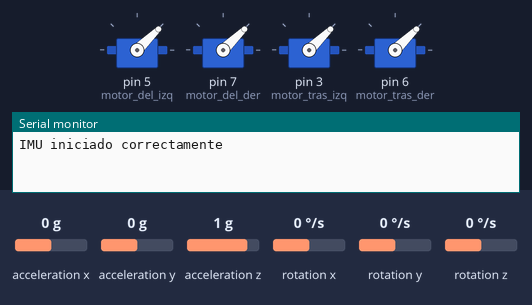
Simulated run of this sketch. Board: Arduino Mega 2560, built with avr-gcc and run on an emulated ATmega2560. On the bench: 4 × servo, the last lines printed to the serial monitor. The inputs (shaded band) are chosen by the test bench; at power-on: acceleration z 1 g, acceleration x 0 g, acceleration y 0 g, rotation x 0 °/s, rotation y 0 °/s, rotation z 0 °/s.

Above: at 0.1 s.
At 3.2 s:
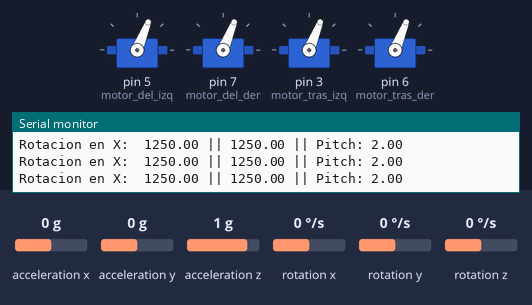
3.3 s: acceleration z set to 0 g
At 4.3 s:
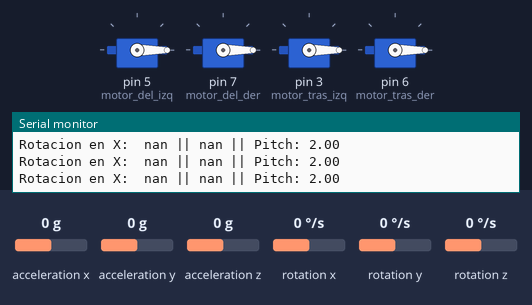
Timing chart, 0 to 6.3 s (numbered marks = the images above; inputs shaded):
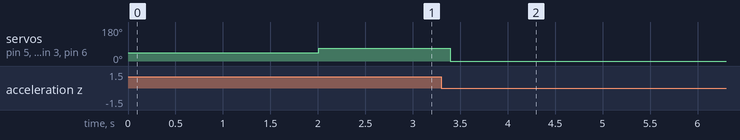

The sketch:

PID_MPU.ino
```cpp
// // #include <Wire.h>
// // #include <Servo.h>
// // #define MIN 1500
// // #define MAX 2000
// //
// // Servo motor_del_izq;
// // Servo motor_del_der;
// // Servo motor_tras_izq;
// // Servo motor_tras_der;
// //
// int input_YAW;
// int input_PITCH;
// int input_ROLL;
// int input_THROTTLE = 1600;
//
// float elapsedTime, time, timePrev;
// int gyro_error = 0;
// float Gyr_rawX, Gyr_rawY, Gyr_rawZ;
// float Gyro_angle_x, Gyro_angle_y;
// float Gyro_raw_error_x, Gyro_raw_error_y;
//
// // Variables del acelerometro
// int acc_error = 0;
// float rad_to_deg = 180/3.141592654;
// float Acc_rawX, Acc_rawY, Acc_rawZ;
// float Acc_angle_x, Acc_angle_y;
// float Acc_angle_error_x, Acc_angle_error_y;
//
// float Total_angle_x, Total_angle_y;
//
// int i;
// int mot_activated = 0;
// long activate_count = 0;
// long des_activate_count = 0;
// //
// //////////////////////////////PID FOR ROLL///////////////////////////
// float roll_PID, pwm_tras_der, pwm_tras_izq, pwm_del_izq, pwm_del_der, roll_error, roll_previous_error;
// float roll_pid_p=0;
// float roll_pid_i=0;
// float roll_pid_d=0;
// ///////////////////////////////ROLL PID CONSTANTS////////////////////
// double roll_kp=3.90;//3.55
// double roll_ki=0.007;//0.003
// double roll_kd=2.5;//2.05
// float roll_desired_angle = 0;
//
// //////////////////////////////PID FOR PITCH//////////////////////////
// float pitch_PID, pitch_error, pitch_previous_error;
// float pitch_pid_p=0;
// float pitch_pid_i=0;
// float pitch_pid_d=0;
// ///////////////////////////////PITCH PID CONSTANTS///////////////////
// double pitch_kp=3.90;//3.55
// double pitch_ki=0.007;//0.003
// double pitch_kd=2.5;//2.05
// float pitch_desired_angle = 0;
// //
// //
// // bool Calibrar(){
// //   Serial.println("Sending 180 throttle");
// //   motor_del_izq.write(180);
// //   motor_tras_izq.write(180);
// //   motor_del_der.write(180);
// //   motor_tras_der.write(180);
// //   delay(2000);
// //   Serial.println("Conecta la bateria");
// //   delay(8000);
// //   Serial.println("Dale al 0 para empezar");
// //
// //   if(Serial.available())
// //   {
// //     char data;
// //     data = Serial.read();
// //     switch (data)
// //     { // 0
// //       case 48:
// //               for (int i=1350; i<=2000; i++) {
// //                   Serial.print("Speed = ");
// //                   Serial.println(i);
// //
// //                   motor_del_izq.writeMicroseconds(i);
// //                   motor_tras_izq.writeMicroseconds(i);
// //                   motor_del_der.writeMicroseconds(i);
// //                   motor_tras_der.writeMicroseconds(i);
// //
// //                   delay(200);
// //                 }
// //                 Serial.println("STOP");
// //                 motor_del_izq.write(0);
// //                 motor_tras_izq.write(0);
// //                 motor_del_der.write(0);
// //                 motor_tras_der.write(0);
// //                 return true;
// //     }
// //   }
// // }
// //
// //
// // void setup() {
// //   time = millis(); // Medición del tiempo
// //   // Se envia el valor minimo al ESC para que se calibre
// //   motor_del_izq.attach(3, 1300, 2000);
// //   motor_del_der.attach(5, 1300, 2000);
// //   motor_tras_izq.attach(6, 1300, 2000);
// //   motor_tras_der.attach(7, 1300, 2000);
// //
// //   // Conexion con el MPU6050
// //   Wire.begin();
// //   Wire.beginTransmission(0x68);
// //   Wire.write(0x6B);
// //   Wire.write(0x00);
// //   Wire.endTransmission(true);
// //
// //   Wire.begin();
// //   Wire.beginTransmission(0x68);
// //   Wire.write(0x1B);
// //   Wire.write(0x10);
// //   Wire.endTransmission(true);
// //
// //   Wire.begin();
// //   Wire.beginTransmission(0x68);
// //   Wire.write(0x1C);
// //   Wire.write(0x10);
// //   Wire.endTransmission(true);
// //
// //   Serial.begin(9600);
// //
// //   // while(Calibrar() == false)  // Función para la calibración
// //   // {
// //   //   Calibrar();
// //   // }
// //
// //   delay(1000);
// //   time = millis();
// //
// //
// //   // Calculamos el error del giroscopio antes del loop
// //   // Le damos un valor de 200, será suficiente
// //   if(gyro_error==0)
// //   {
// //     for(int i=0; i<200; i++)
// //     {
// //       Wire.beginTransmission(0x68);
// //       Wire.write(0x43);
// //       Wire.endTransmission(false);
// //       Wire.requestFrom(0x68,4,true);
// //
// //       Gyr_rawX=Wire.read()<<8|Wire.read();
// //       Gyr_rawY=Wire.read()<<8|Wire.read();
// //
// //       /*---X---*/
// //       Gyro_raw_error_x = Gyro_raw_error_x + (Gyr_rawX/32.8);
// //       /*---Y---*/
// //       Gyro_raw_error_y = Gyro_raw_error_y + (Gyr_rawY/32.8);
// //       if(i==199)
// //       {
// //         Gyro_raw_error_x = Gyro_raw_error_x/200;
// //         Gyro_raw_error_y = Gyro_raw_error_y/200;
// //         gyro_error=1;
// //       }
// //     }
// //   }
// //
// //   // Calculamos el error del acelerometro antes del loop
// //   // Le damos un valor de 200, con eso será suficiente
// //
// //   if(acc_error==0)
// //   {
// //     for(int a=0; a<200; a++)
// //     {
// //       Wire.beginTransmission(0x68);
// //       Wire.write(0x3B);
// //       Wire.endTransmission(false);
// //       Wire.requestFrom(0x68,6,true);
// //
// //       Acc_rawX=(Wire.read()<<8|Wire.read())/4096.0 ;  // Cada valor necesita dos registros
// //       Acc_rawY=(Wire.read()<<8|Wire.read())/4096.0 ;
// //       Acc_rawZ=(Wire.read()<<8|Wire.read())/4096.0 ;
// //
// //
// //       /*---X---*/
// //       Acc_angle_error_x = Acc_angle_error_x + ((atan((Acc_rawY)/sqrt(pow((Acc_rawX),2) + pow((Acc_rawZ),2)))*rad_to_deg));
// //       /*---Y---*/
// //       Acc_angle_error_y = Acc_angle_error_y + ((atan(-1*(Acc_rawX)/sqrt(pow((Acc_rawY),2) + pow((Acc_rawZ),2)))*rad_to_deg));
// //
// //       if(a==199)
// //       {
// //         Acc_angle_error_x = Acc_angle_error_x/200;
// //         Acc_angle_error_y = Acc_angle_error_y/200;
// //         acc_error=1;
// //       }
// //     }
// //   }
// // }// Fin del setup
// //
// //
// // void loop() {
// //
// //     // while (!Serial.available()); // Comprueba si el puerto para leer datos está abierto
// //
// // /////////////////////////////I M U/////////////////////////////////////
//     timePrev = time;
//     time = millis(); // Se lee otra vez el tiempo
//     elapsedTime = (time - timePrev) / 1000; // Se para a segundos
// //
// //     // Lectura del giroscopio
// //      Wire.beginTransmission(0x68);
// //      Wire.write(0x43);
// //      Wire.endTransmission(false);
// //      Wire.requestFrom(0x68,4,true);
// //
// //      Gyr_rawX = Wire.read()<<8|Wire.read();
// //      Gyr_rawY = Wire.read()<<8|Wire.read();
// //
// //      /*---X---*/
// //      Gyr_rawX = (Gyr_rawX/32.8) - Gyro_raw_error_x;
// //      /*---Y---*/
// //      Gyr_rawY = (Gyr_rawY/32.8) - Gyro_raw_error_y;
// //
// //      /*---X---*/
// //      Gyro_angle_x = Gyr_rawX*elapsedTime;
// //      /*---X---*/
// //      Gyro_angle_y = Gyr_rawY*elapsedTime;
// //
// //      Wire.beginTransmission(0x68);
// //      Wire.write(0x3B);
// //      Wire.endTransmission(false);
// //      Wire.requestFrom(0x68,6,true);
// //
// //      // Lectura de datos
// //      Acc_rawX=(Wire.read()<<8|Wire.read())/4096.0 ;
// //      Acc_rawY=(Wire.read()<<8|Wire.read())/4096.0 ;
// //      Acc_rawZ=(Wire.read()<<8|Wire.read())/4096.0 ;
// //
// //      /*---X---*/
// //      Acc_angle_x = (atan((Acc_rawY)/sqrt(pow((Acc_rawX),2) + pow((Acc_rawZ),2)))*rad_to_deg) - Acc_angle_error_x;
// //      /*---Y---*/
// //      Acc_angle_y = (atan(-1*(Acc_rawX)/sqrt(pow((Acc_rawY),2) + pow((Acc_rawZ),2)))*rad_to_deg) - Acc_angle_error_y;
// //
// //      //////////////////////////////////////Total angle and filter/////////////////////////////////////
// //      /*---X axis angle---*/
// //      Total_angle_x = 0.98 *(Total_angle_x + Gyro_angle_x) + 0.02*Acc_angle_x;
// //      /*---Y axis angle---*/
// //      Total_angle_y = 0.98 *(Total_angle_y + Gyro_angle_y) + 0.02*Acc_angle_y;
// //
// //
//      /*///////////////////////////P I D///////////////////////////////////*/
//      roll_desired_angle = map(input_ROLL,1000,2000,-10,10);
//      pitch_desired_angle = map(input_PITCH,1000,2000,-10,10);
//
//      // Calculamos el error
//      roll_error = Total_angle_y - roll_desired_angle;
//      pitch_error = Total_angle_x - pitch_desired_angle;
//
//      // Calculamos la kp
//      roll_pid_p = roll_kp*roll_error;
//      pitch_pid_p = pitch_kp*pitch_error;
//
//      if(-3 < roll_error and roll_error <3)
//      {
//        roll_pid_i = roll_pid_i+(roll_ki*roll_error);
//      }
//      if(-3 < pitch_error and pitch_error <3)
//      {
//        pitch_pid_i = pitch_pid_i+(pitch_ki*pitch_error);
//      }
//
//      // Calculamos la derivada
//      roll_pid_d = roll_kd*((roll_error - roll_previous_error)/elapsedTime);
//      pitch_pid_d = pitch_kd*((pitch_error - pitch_previous_error)/elapsedTime);
//
//      // Calculamos el PID global
//      roll_PID = roll_pid_p + roll_pid_i + roll_pid_d;
//      pitch_PID = pitch_pid_p + pitch_pid_i + pitch_pid_d;
//
//      if(roll_PID < -1000){roll_PID=-1000;}
//      if(roll_PID > 2000) {roll_PID=2000;}
//      if(pitch_PID < -1000){pitch_PID=-1000;}
//      if(pitch_PID > 2000) {pitch_PID=2000;}
// //
// //
//      // Finalmente calculamos la velocidad global
//      pwm_del_izq  = input_THROTTLE - roll_PID - pitch_PID;
//      pwm_del_der  = input_THROTTLE - roll_PID + pitch_PID;
//      pwm_tras_izq  = input_THROTTLE + roll_PID + pitch_PID;
//      pwm_tras_der  = input_THROTTLE + roll_PID - pitch_PID;
// //
//      if(pwm_del_izq < MIN)
//      {
//        pwm_del_izq= MIN;
//      }
//      if(pwm_del_izq > MAX)
//      {
//        pwm_del_izq=MAX;
//      }
//
//      //Left front
//      if(pwm_tras_der < MIN)
//      {
//        pwm_tras_der= MIN;
//      }
//      if(pwm_tras_der > MAX)
//      {
//        pwm_tras_der = MAX;
//      }
//
//      //Right back
//      if(pwm_del_der < MIN)
//      {
//        pwm_del_der= MIN;
//      }
//      if(pwm_del_der > MAX)
//      {
//        pwm_del_der=MAX;
//      }
//
//      //Left back
//      if(pwm_tras_izq < MIN)
//      {
//        pwm_tras_izq= MIN;
//      }
//      if(pwm_tras_izq > MAX)
//      {
//        pwm_tras_izq=MAX;
//      }
// //
// //      Serial.print(pwm_tras_izq);
// //      Serial.print(" | | ");
// //      Serial.print(pwm_tras_der);
// //      Serial.print(" | | ");
// //      Serial.print(pwm_del_der);
// //      Serial.print(" | | ");
// //      Serial.println(pwm_del_izq);
// //
//      roll_previous_error = roll_error; //Remember to store the previous error.
//      pitch_previous_error = pitch_error; //Remember to store the previous error.
// //
     // motor_del_izq.writeMicroseconds(pwm_tras_der);
     // motor_del_der.writeMicroseconds(pwm_tras_izq);
     // motor_tras_izq.writeMicroseconds(pwm_del_izq);
     // motor_tras_der.writeMicroseconds(pwm_del_der);
// //
// //      // if(respuesta == "giro derecha")
// //      // {
// //      //   del_izq.writeMicroseconds(throttle - pwmDel_izq); //MP1
// //      //   del_der.writeMicroseconds(throttle + pwmDel_der); //MP2
// //      //   tras_izq.writeMicroseconds(throttle - pwmTras_der); //MP3
// //      //   tras_der.writeMicroseconds(throttle + pwmTras_izq); //MP4
// //      // }
// //      // if(respuesta == "giro izquierda")
// //      // {
// //      //   del_izq.writeMicroseconds(throttle + pwmDel_izq); //MP1
// //      //   del_der.writeMicroseconds(throttle - pwmDel_der); //MP2
// //      //   tras_izq.writeMicroseconds(throttle + pwmTras_der); //MP3
// //      //   tras_der.writeMicroseconds(throttle - pwmTras_izq); //MP4
// //      // }
// //      // if(respuesta == "rotar derecha")
// //      // {
// //      //   del_izq.writeMicroseconds(throttle - pwmDel_izq); //MP1
// //      //   del_der.writeMicroseconds(throttle - pwmDel_der); //MP2
// //      //   tras_izq.writeMicroseconds(throttle + pwmTras_der); //MP3
// //      //   tras_der.writeMicroseconds(throttle + pwmTras_izq); //MP4
// //      // }
// //      // if(respuesta == "rotar izquierda")
// //      // {
// //      //   del_izq.writeMicroseconds(throttle + pwmDel_izq); //MP1
// //      //   del_der.writeMicroseconds(throttle + pwmDel_der); //MP2
// //      //   tras_izq.writeMicroseconds(throttle - pwmTras_der); //MP3
// //      //   tras_der.writeMicroseconds(throttle - pwmTras_izq); //MP4
// //      // }
// //      // if(respuesta == "avanzar")
// //      // {
// //      //   del_izq.writeMicroseconds(throttle - pwmDel_izq); //MP1
// //      //   del_der.writeMicroseconds(throttle + pwmDel_der); //MP2
// //      //   tras_izq.writeMicroseconds(throttle + pwmTras_der); //MP3
// //      //   tras_der.writeMicroseconds(throttle - pwmTras_izq); //MP4
// //      // }
// //      // if(respuesta == "retroceder")
// //      // {
// //      //   del_izq.writeMicroseconds(throttle + pwmDel_izq); //MP1
// //      //   del_der.writeMicroseconds(throttle - pwmDel_der); //MP2
// //      //   tras_izq.writeMicroseconds(throttle - pwmTras_der); //MP3
// //      //   tras_der.writeMicroseconds(throttle + pwmTras_izq); //MP4
// //      // }
// //
// // }
//
// //GND - GND
// //VCC - VCC
// //SDA - Pin A4
// //SCL - Pin A5
//
// #include "I2Cdev.h"
// #include "MPU6050.h"
// #include "Wire.h"
//
// const int mpuAddress = 0x68;  // Puede ser 0x68 o 0x69
// MPU6050 mpu(mpuAddress);
//
// int ax, ay, az;
// int gx, gy, gz;
//
// long tiempo_prev;
// float dt;
// float ang_x, ang_y;
// float ang_x_prev, ang_y_prev;
//
// void updateFiltered()
// {
//    dt = (millis() - tiempo_prev) / 1000.0;
//    tiempo_prev = millis();
//
//    //Calcular los ángulos con acelerometro
//    float accel_ang_x = atan(ay / sqrt(pow(ax, 2) + pow(az, 2)))*(180.0 / 3.14);
//    float accel_ang_y = atan(-ax / sqrt(pow(ay, 2) + pow(az, 2)))*(180.0 / 3.14);
//
//    //Calcular angulo de rotación con giroscopio y filtro complementario
//    ang_x = 0.98*(ang_x_prev + (gx / 131)*dt) + 0.02*accel_ang_x;
//    ang_y = 0.98*(ang_y_prev + (gy / 131)*dt) + 0.02*accel_ang_y;
//
//    ang_x_prev = ang_x;
//    ang_y_prev = ang_y;
// }
//
// void setup()
// {
//    Serial.begin(115200);
//    Wire.begin();
//    mpu.initialize();
//    Serial.println(mpu.testConnection() ? F("IMU iniciado correctamente") : F("Error al iniciar IMU"));
// }
//
// void loop()
// {
//    // Leer las aceleraciones y velocidades angulares
//    mpu.getAcceleration(&ax, &ay, &az);
//    mpu.getRotation(&gx, &gy, &gz);
//
//    updateFiltered();
//
//    Serial.print(F("Rotacion en X:  "));
//    Serial.print(ang_x);
//    Serial.print(F("\t Rotacion en Y: "));
//    Serial.println(ang_y);
//
//    delay(10);
// }
```

Source omitted: PID.ino (5255 bytes)

Measured:
- after the input at 3.3 s, servo on pin 5 (motor_del_izq), servo on pin 7 (motor_del_der), servo on pin 3 (motor_tras_izq), servo on pin 6 (motor_tras_der): 68° → 0° after 0.09 s
